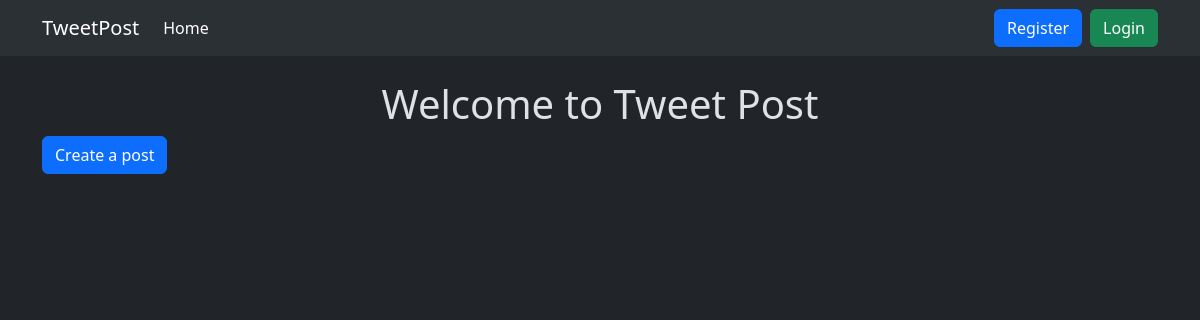
Before: / with the older database file.
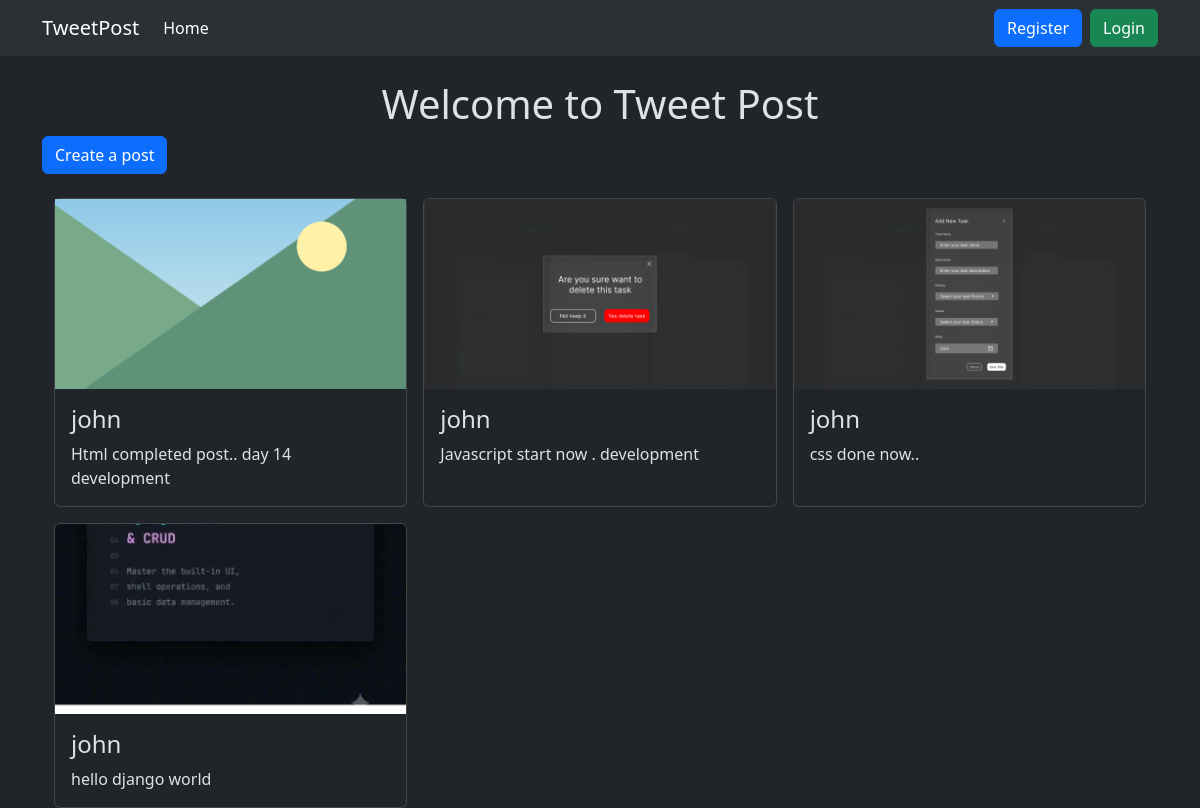
After: the same page with the newer database file.
### tweetapp/models.py (models this page shows, shortened)
class TweetModel(models.Model):
    user = models.ForeignKey(User,on_delete=models.CASCADE)
    text = models.TextField(max_length=100)
    photo = models.ImageField(upload_to='tweetImage/',blank=True,null=True)
    created_at = models.DateTimeField(auto_now_add=True)
    updated_at = models.DateTimeField(auto_now=True)

### tweetapp/views.py (the view)
# urls.py: path('',views.tweet_list,name='tweet_list'),
def tweet_list(request):
    tweets = TweetModel.objects.all()
    return render(request,'tweet_list.html',{'tweets':tweets})

### tweetapp/templates/tweet_list.html (shortened to what this page needs)
{% extends "base.html" %}
{% block content %}
<h1 class="text-center mt-4">Welcome to Tweet Post</h1>
<a class="btn btn-primary mb-4" href="{% url 'tweet_create' %}">Create a post</a>
<div class="container">
    <div class="row g-3">
        {% for tweet in tweets %}
        <div class="col-12 col-sm-6 col-lg-4">
            <section class="card tweet-card h-100">
                {% if tweet.photo %}
                <img src="{{ tweet.photo.url }}" class="card-img-top tweet-image" alt="Tweet image">
                {% else %}
                <div class="tweet-image tweet-image-placeholder"></div>
                {% endif %}
                <div class="card-body d-flex flex-column">
                    <h4 class="card-title">{{ tweet.user.username }}</h4>
                    <p class="card-text tweet-text">{{ tweet.text }}</p>
                </div>
            </section>
        </div>
        {% endfor %}
    </div>
</div>
{% endblock %}

### templates/base.html (shortened to what this page needs)
{% load static %}
<!DOCTYPE html>
<html lang="en" data-bs-theme="dark">
<head>
    <link href="https://cdn.jsdelivr.net/npm/bootstrap@5.3.3/dist/css/bootstrap.min.css" rel="stylesheet">
</head>
<body>
    <nav class="navbar navbar-expand-lg bg-body-tertiary">
        <div class="container">
            <a class="navbar-brand" href="{% url 'tweet_list' %}">TweetPost</a>
            <div class="collapse navbar-collapse" id="navMenu">
                <ul class="navbar-nav me-auto">
                    <li class="nav-item"><a class="nav-link active" href="{% url 'tweet_list' %}">Home</a></li>
                </ul>
                {% if user.is_authenticated %}
                <form action="{% url 'logout' %}" method="post" class="d-inline">
                    {% csrf_token %}
                    <button type="submit" class="btn btn-danger">Logout</button>
                </form>
                {% else %}
                <a href="{% url 'register' %}" class="btn btn-primary me-2">Register</a>
                <a href="{% url 'login' %}" class="btn btn-success">Login</a>
                {% endif %}
            </div>
        </div>
    </nav>
    <div class="container">
        {% block content %}{% endblock %}
    </div>
</body>
</html>

### templates/base.html (style rules this page uses)
.tweet-image { height: 190px; object-fit: cover; }
.tweet-image-placeholder { background: radial-gradient(circle at 76% 25%, #fff1a8 0 8%, transparent 8.5%), linear-gradient(145deg, transparent 0 48%, #5f9279 48.5% 100%), linear-gradient(35deg, #78aa8a 0 42%, transparent 42.5%), linear-gradient(180deg, #8fc9e8 0%, #d9eef0 100%); }

Changed rows visible on the page:
added TweetModel: user.username "john", text "Html completed post.. day 14 development"
added TweetModel: photo (picture), user.username "john", text "Javascript start now . development"
added TweetModel: photo (picture), user.username "john", text "css done now.."
added TweetModel: photo (picture), user.username "john", text "hello django world"
